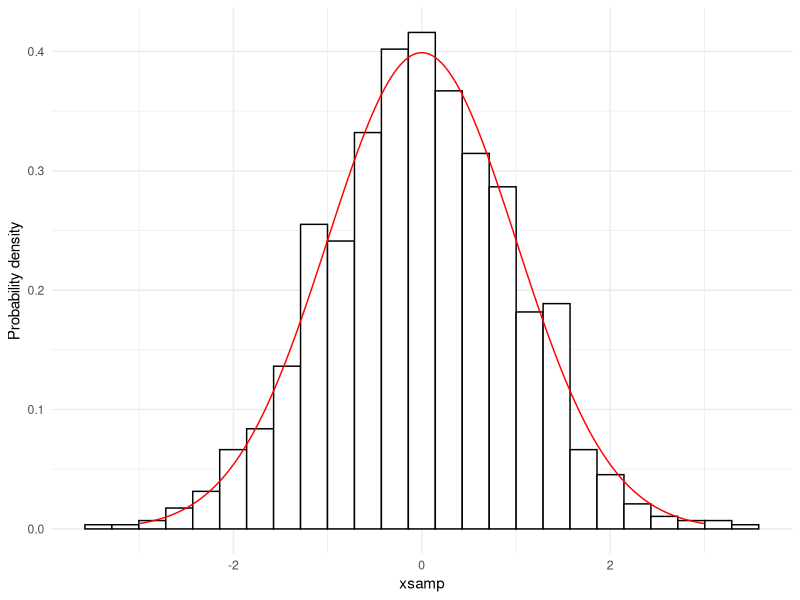
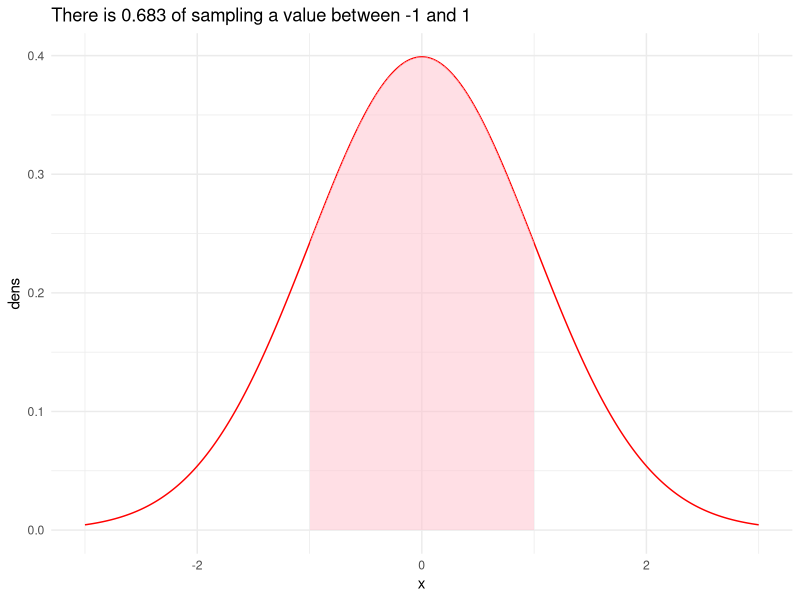
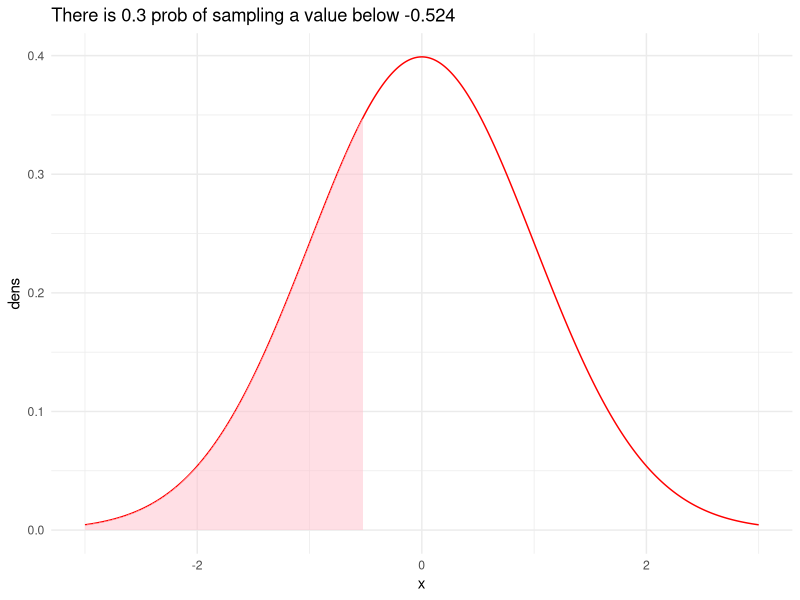
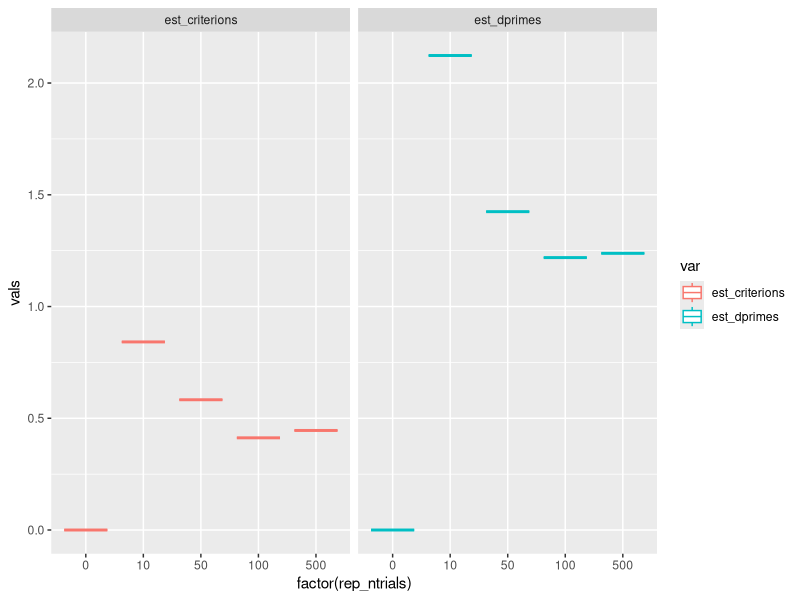

Write R code to recreate these figures, in order.
## ---- chunk 1
#| message: false
#| warning: false
library(tidyverse)
set.seed(42)
## ---- chunk 2
    # rnorm(), dnorm()

tibble(
      xsamp = rnorm(n=1000, mean = 0, sd = 1), # draw 1000 samples from normal distribution
      x = seq(-3, 3, length.out = 1000), # sequence of x values between -3 and 3, equal dist between each
      dens = dnorm(x), # normal density at each x value
    ) %>% 
      ggplot(mapping = aes(x = xsamp))+ # "aes()" tells ggplot what to plot on the x and y axis
      geom_histogram(aes(y = after_stat(density)), bins = 25, color = "black", fill = "white")+ # plot a histogram of samples
      geom_line(aes(x = x, y = dens), color = "red")+ 
      theme_minimal()+
      ylab("Probability density")
## ---- chunk 3
lt <- -1 # defien lower and upper bounding values
ut <- 1 
prob <- pnorm(1) - pnorm(-1) # also called the Phi() function, calc area of density between bounding values 

tibble(
  x = seq(-3, 3, length.out = 1000),
  dens = dnorm(x)
  ) %>% 
  ggplot(aes(x))+
    geom_line(aes(x = x, y = dens), color = "red")+ 
    geom_ribbon(
      data = . %>% filter( # filter our full dataset to only include between bounding values, to plot the area
        x >= lt & x <= ut 
      ),
      aes(ymin = 0, ymax = dens),
      alpha = .5, fill = "pink"
      )+
    theme_minimal()+
    ggtitle(str_glue("There is {prob %>% round(3)} of sampling a value between {lt} and {ut}"))
## ---- chunk 4
target_prob <- .3 # define target probability
bounding_value <- qnorm(target_prob) # also called the inverse Phi() function, calculate bounding value below which the target_prob is found

tibble(
  x = seq(-3, 3, length.out = 1000),
  dens = dnorm(x)
  ) %>% 
  ggplot(aes(x))+
    geom_line(aes(x = x, y = dens), color = "red")+ 
    geom_ribbon(
      data = . %>% filter(
        x <= bounding_value # filter vals below bounding_value to plot area
      ),
      aes(ymin = 0, ymax = dens),
      alpha = .5, fill = "pink"
      )+
    theme_minimal()+
    ggtitle(str_glue("There is {target_prob %>% round(3)} prob of sampling a value below {bounding_value %>% round(3)}"))
## ---- chunk 5
n <- 20 # antal af hver type trial
dprime <- 1.25
criterion <- 0.5
set.seed(1)

sim_sdt <- function(n_each, dprime, criterion){
  trial_type <- rep(c(0, 1), each = n_each) # vector der beskriver trialtypen; 0: noise trial, 1: signal trial
  latent <- rnorm(n = n_each*2, mean = trial_type*dprime, sd = 1) # simulate 1 latent værdi, som svarer til "styrken af oplevensen" som forsøgspersonen har. Denne skal være et sample fra en normalfordeling, hvor mu afhænger af trial_type
  resp <- if_else(latent >= criterion, 1, 0) # binært response fra forsøgsperson, e.g. 0: "nej#, 1: "ja". defineret afhængigt af om den latente værdi overstiger jeres criterion.
  
  tibble( # en r function returnere implicit sidste værdi
    trial_type, latent, resp
  )
}

d <- sim_sdt(n_each = 20, dprime = dprime, criterion = criterion)

d %>% 
  group_by(trial_type) %>% 
  summarise(
    rate = mean(resp)
  )


## ---- chunk 6

## ---- chunk 7

reps <- 100
n_trials <- c(10, 50, 100, 500)

est_dprimes <- vector(mode = "numeric",length = length(n_trials)*reps) # init empty vector to store dprimes
est_criterions <- vector(mode = "numeric",length = length(n_trials)*reps) # alternatively, init vector with known lenght and type, and index into it to store vals
rep_ntrials <- vector(mode = "numeric",length = length(n_trials)*reps)

for (i in 1:length(n_trials)){
  for (j in 1:reps){
    
    idx <- i + i*(j-1)
    this_run_ntrials <- n_trials[i]
    d <- sim_sdt(n_each = this_run_ntrials, dprime = dprime, criterion = criterion)
    
    dsum <- d %>% group_by(trial_type) %>% 
      summarise(rate = mean(resp))
    HR <- dsum %>% filter(trial_type==1) %>% pull(rate)
    FR <- dsum %>% filter(trial_type==0) %>% pull(rate)
    
    this_run_dprime <- qnorm(HR)-qnorm(FR)
    this_run_criterion <- qnorm(1-FR)
    
    # store results
    rep_ntrials[i] <- this_run_ntrials
    est_dprimes[i] <- this_run_dprime
    est_criterions[i] <- this_run_criterion
  }
}
simreps <- tibble(rep_ntrials,
  est_dprimes,
  est_criterions)

simreps %>% 
  pivot_longer(c(est_dprimes, est_criterions), names_to = "var", values_to = "vals") %>% 
  ggplot(aes(y = vals, x = factor(rep_ntrials), colour = var))+
    geom_boxplot()+
  facet_wrap(~var)
## ---- chunk 8
